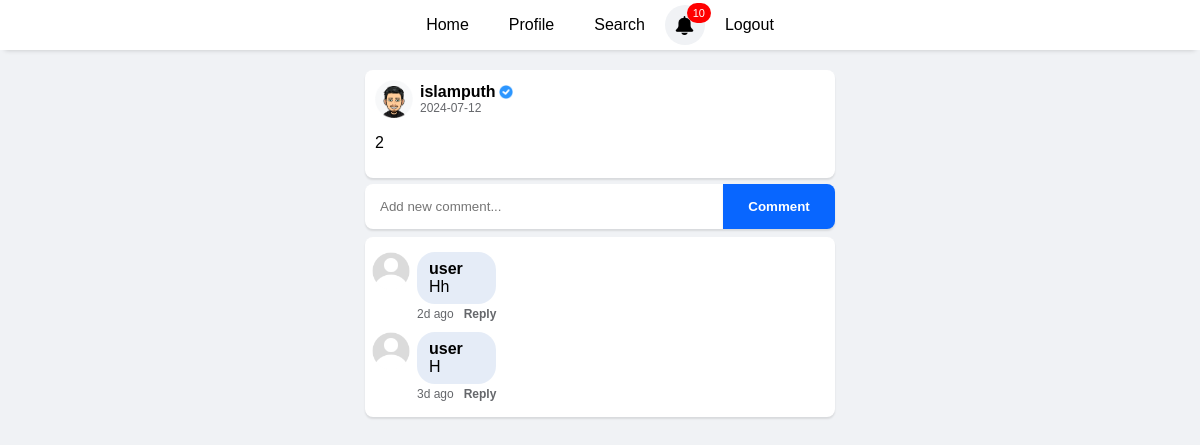
/postview.php?id=85 (signed in), run on an earlier commit of the app's database.
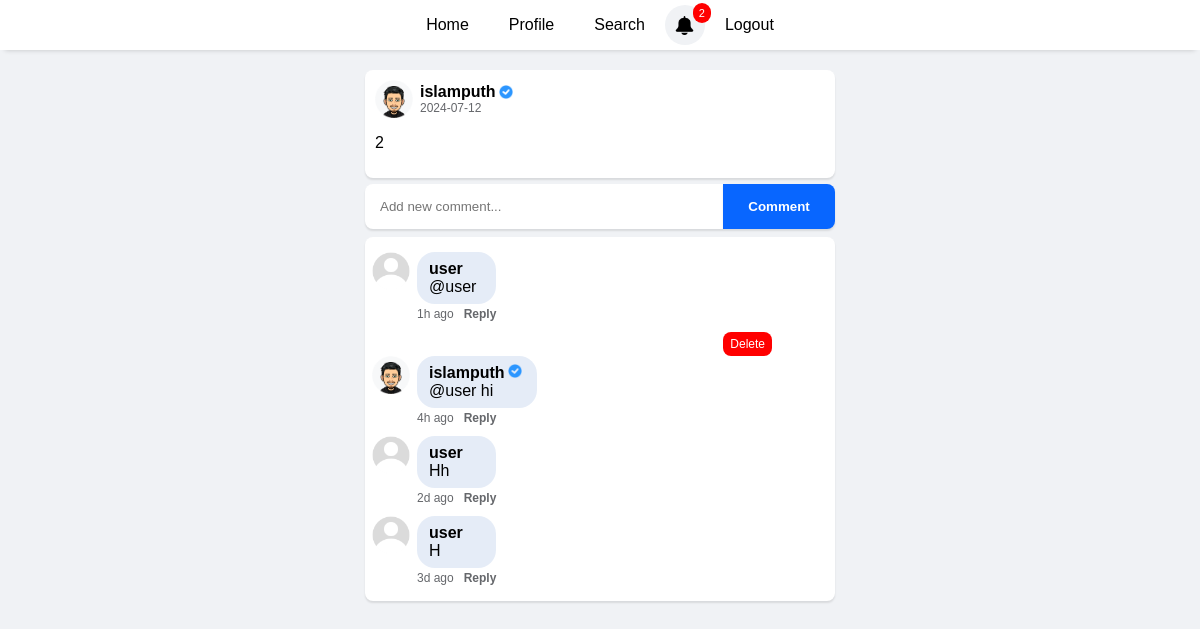
And on a later commit of the database.
### tables this page shows
CREATE TABLE `comments` (
  `id` int(11) NOT NULL,
  `post_id` int(11) NOT NULL,
  `user_id` int(11) NOT NULL,
  `comment` text NOT NULL,
  `created_at` datetime DEFAULT current_timestamp()
);

CREATE TABLE `users` (
  `id` int(5) NOT NULL,
  `username` varchar(50) NOT NULL,
  `password` varchar(50) NOT NULL,
  `email` varchar(50) NOT NULL,
  `pdp` enum('default','sara','dalia','islam','mohamed') DEFAULT 'default',
  `verified` varchar(8) NOT NULL
);

### postview.php (the view, shortened to what the changed rows need)
<!DOCTYPE html>
<html lang="en">
<head>
</head>
<body>
<?php
    require("header.php");
    require("connection.php");
    $id = isset($_GET['id']) ? $_GET['id'] : null;
    $show = $db->prepare("SELECT posts.id as post_id, posts.content, users.username ,users.id,users.pdp,users.verified,DATE(posts.created_at) as post_date
                         FROM posts
                         INNER JOIN users ON posts.user_id = users.id
                         WHERE posts.id = :id");
    $show->execute(array("id"=> $id));
    $data = $show->fetch();
    ?>
    <div class="container">
        <div class="comments">
            <?php
            $showComments = $db->prepare('
                SELECT
                    comments.id as comment_id,
                    comments.created_at as created_at,
                    comments.comment,
                    pdp,
                    verified,
                    users.username,
                    TIMESTAMPDIFF(SECOND, comments.created_at, NOW()) AS seconds_ago,
                    CASE
                        WHEN TIMESTAMPDIFF(SECOND, comments.created_at, NOW()) < 60 THEN CONCAT(TIMESTAMPDIFF(SECOND, comments.created_at, NOW()), \'s ago\')
                        WHEN TIMESTAMPDIFF(MINUTE, comments.created_at, NOW()) < 60 THEN CONCAT(TIMESTAMPDIFF(MINUTE, comments.created_at, NOW()), \'m ago\')
                        WHEN TIMESTAMPDIFF(HOUR, comments.created_at, NOW()) < 24 THEN CONCAT(TIMESTAMPDIFF(HOUR, comments.created_at, NOW()), \'h ago\')
                        ELSE CONCAT(TIMESTAMPDIFF(DAY, comments.created_at, NOW()), \'d ago\')
                    END AS time_ago
                FROM
                    comments
                INNER JOIN
                    users ON comments.user_id = users.id
                WHERE
                    comments.post_id = :post_id
                ORDER BY
                    comments.created_at DESC
            ');
            $showComments->execute(array('post_id' => $id));
            if ($showComments->rowCount() > 0) {
                while ($comment = $showComments->fetch(PDO::FETCH_ASSOC)) {
                    echo "<div class='commentContainer'>";
                    if($comment['username'] === $_SESSION['username']){
                        echo'<div class="deletebtn">';
echo "<div  onclick=\"window.location.href='delete/deletecomment.php?id=" . $comment['comment_id'] . "&post_id=" . $data['post_id'] . "'\">Delete</div>";
echo"</div>";
                    }
                    echo "<div class='commentDiv'>";
                    echo "<img src='uploads/{$comment['pdp']}.png' alt='{$comment['pdp']} Image'>";
                    echo" <div class='commentContent'>";
                    echo "<div class='commentinfo'> ";
                    echo "<div class='commentTop'> ";
                    echo "<b id='user'>" . htmlspecialchars($comment['username']) . "</b>";
                    if ($comment['verified']) {
                        echo "<img src='icons/verified.png' class='verified'>";
                    }
                    echo "</div>";
                    echo htmlspecialchars($comment['comment']) . "<br>";
                    echo "</div>";
                    echo "<span class='date'>" . htmlspecialchars($comment['time_ago']) . "</span>";
                    echo "<span class='reply'  onclick=\"mention('" . htmlspecialchars($comment['username']) . "')\">Reply</span>";
                    echo "</div>";
                    echo "</div>";
                    echo "</div>";
                }
            } else {
                echo "No comments found for this post.";
            }
            ?>
        </div>
</div>
</body>
</html>

### header.php (shortened to what the changed rows need)
<!DOCTYPE html>
<html lang="en">
<head>
</head>
<body>
<?php
require("connection.php");
if(isset($_SESSION["user"])) {
$user_id = $_SESSION['user_id'];
$notificNum = $db->prepare('SELECT COUNT(*) as notific_num
FROM notifications
WHERE owner_id = :user_id AND user_id != :user_id AND is_read = "No"');
$notificNum->execute(array('user_id' => $user_id));
$countResult = $notificNum->fetch();
$totalNotifications = $countResult['notific_num'];
}
?>
    <header>
        <?php if(empty($_SESSION['user'])): ?>
            <a  href="index.php">Login</a>
            <a href="signupform.php">Signup</a>
            <?php  else: ?>
                <a  href="profile.php">Profile</a>
                <a  href="search.php">Search</a>
                <div class="notificationContainer" onclick="showNotifications()">
                    <img src="icons/bell.png" alt="">
                    <div class="notifnum"><span><?php echo $totalNotifications ?></span></div>
            </div>
                <a href="logout.php">Logout</a>
        <?php  endif; ?>
    </header>
<?php require('notifications.php'); ?>
</body>
</html>

What changed in the data, as far as the page shows it:
added comments: user.pdp (placeholder picture), user.username "user", comment "@user", time_ago "1h ago"
added comments: user.pdp (picture), user.username "islamputh", comment "@user hi", time_ago "4h ago"
Also different on the page:
$totalNotifications: "10" → "2"
